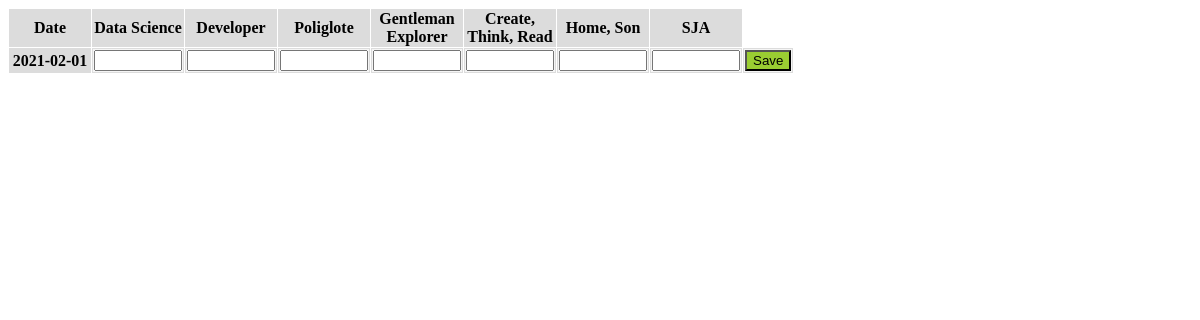
The page /day/edit/2021-02-01 on the database as committed earlier.
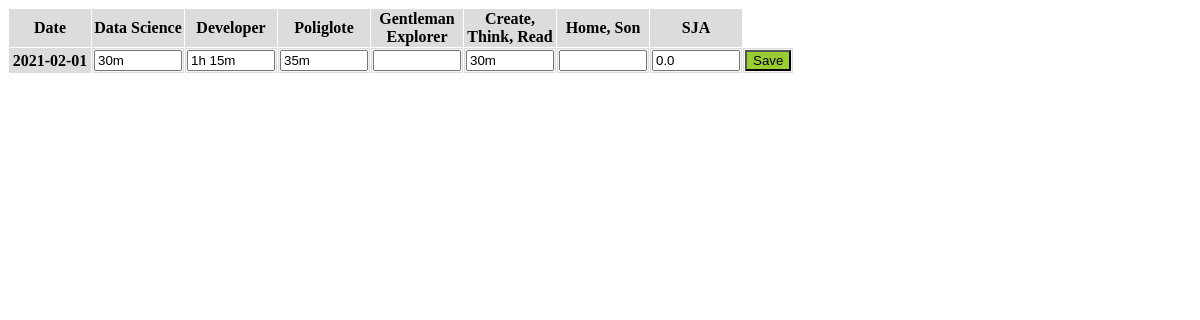
The same page on the database as committed later.
### mymonth/models.py (models this page shows, shortened)
class Days(db.Model):
    id = db.Column(db.Date, primary_key = True)
    ds = db.Column(db.Interval)   # Data Science
    dev = db.Column(db.Interval)  # Developer
    pol = db.Column(db.Interval)  # Poliglote
    ge = db.Column(db.Interval)   # Gentleman Explorer
    crt = db.Column(db.Interval)  # Create Read Think
    hs = db.Column(db.Interval)   # Home Son
    alk = db.Column(db.Float)     # Alko

### mymonth/routes.py (the view, shortened to what this page needs)
@app.route('/day/edit/<id_day>', methods=['GET', 'POST'])
def edit_day(id_day):
    day = Days.query.get_or_404(date.fromisoformat(id_day))
    form_day = DayEditForm()
    return render_template('edit_day.html', form_day=form_day, day=day, f_string_from_duration=string_from_duration, f_string_from_float=string_from_float)

### mymonth/forms.py
class DayEditForm(FlaskForm):
    id = DateField(label='Date')
    ds = StringField(label='Data Science')
    dev = StringField(label='Developer')
    pol = StringField(label='Poliglote')
    ge = StringField(label='Gentleman Explorer')
    crt = StringField(label='Create, Think, Read')
    hs = StringField(label='Home, Son')
    alk = StringField(label='SJA')
    submit = SubmitField(label='Save')

### mymonth/utils.py (called while the page is built)
def string_from_duration(x):
    if x is None or x.total_seconds() == 0:
        return ''
    total_seconds = x.total_seconds()
    days = total_seconds // 86400
    total_seconds -= days * 86400
    hours = total_seconds // 3600
    total_seconds -= hours * 3600
    minutes = total_seconds // 60
    total_seconds -= minutes * 60
    seconds = total_seconds
    duration_items = [(days, 'd'), (hours, 'h'), (minutes, 'm'), (seconds, 's')]
    non_zero_items = 0
    for item in duration_items:
        if item[0] != 0:
            non_zero_items += 1
    if non_zero_items > 2:
        duration_items.pop(-1)
    outcome = ''
    for item in duration_items:
        if item[0] != 0:
            outcome += f'{int(item[0])}{item[1]} '
    return outcome[:-1]

### mymonth/templates/edit_day.html (shortened to what this page needs)
{% extends "layout.html" %}
{% block content %}
<table>
    <form method="POST" action="">
        <tr>
            <th>{{ form_day.id.label }}</th>
            <th>{{ form_day.ds.label }}</th>
            <th>{{ form_day.dev.label }}</th>
            <th>{{ form_day.pol.label }}</th>
            <th>{{ form_day.ge.label }}</th>
            <th>{{ form_day.crt.label }}</th>
            <th>{{ form_day.hs.label }}</th>
            <th>{{ form_day.alk.label }}</th>
        </tr>
        <tr>
            <th>{{day.id}}</th>
            <td>{{ form_day.ds(style="width: 80px", value=f_string_from_duration(day.ds)) }}</td>
            <td>{{ form_day.dev(style="width: 80px", value=f_string_from_duration(day.dev)) }}</td>
            <td>{{ form_day.pol(style="width: 80px", value=f_string_from_duration(day.pol)) }}</td>
            <td>{{ form_day.ge(style="width: 80px", value=f_string_from_duration(day.ge)) }}</td>
            <td>{{ form_day.crt(style="width: 80px", value=f_string_from_duration(day.crt)) }}</td>
            <td>{{ form_day.hs(style="width: 80px", value=f_string_from_duration(day.hs)) }}</td>
            <td>{{ form_day.alk(style="width: 80px", value=f_string_from_float(day.alk)) }}</td>
            <td>{{ form_day.submit(class="btn_edit_day_save") }}</td>
        </tr>
    </form>
</table>
{% endblock content %}

Rows that differ between the two databases and show on the page:
changed Days "2021-02-01": ds (not shown) → "30m"; dev (not shown) → "1h 15m"; pol (not shown) → "35m"; crt (not shown) → "30m"; alk (not shown) → "0.0"
